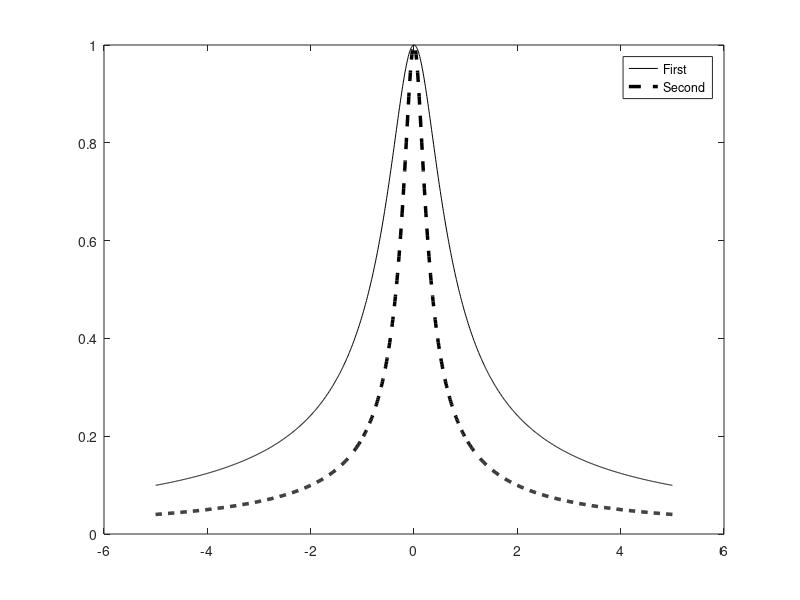
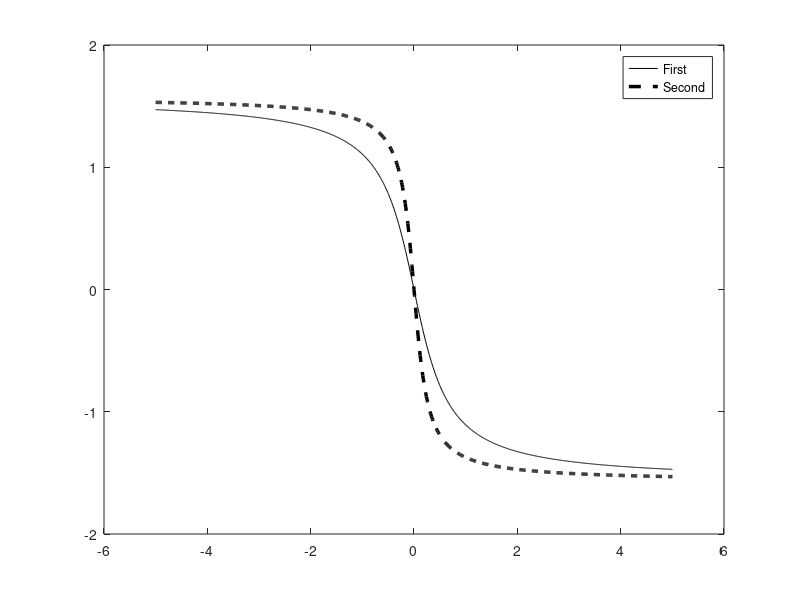

Write the MATLAB code that produced these figures, in order. (Note: this script raises an error after producing the figures.)
clear all; close all; clc;
%Задание 3.2
tau_K=[2,5];
K=(@(w,tau_K)1/(1+1j*w*tau_K));
W=[-5:1E-2:5];
for i=1:length(W)
    K1(i)=K(W(i),tau_K(1));K2(i)=K(W(i),tau_K(2));
end
figure
plot(W,abs(K1),'k-',W,abs(K2),'k--','LineWidth',2.5);
hleg=legend('First','Second');
figure
plot(W,angle(K1),'k-',W,angle(K2),'k--','LineWidth',2.5);
hleg=legend('First','Second');
h1=@(t)dirac(t);
h2=@(t,tau_K)(-1./tau_K).*exp(-t./tau_K).*heaviside(t);
h=@(t,tau_K)h1(t)+h2(t,tau_K);
t=[-5:1E-2:20];
for i=1:length(t)
    hh1(i)=h(t(i),tau_K(1));hh2(i)=h(t(i),tau_K(2));
end
figure
plot(t,hh1,'k-',t,hh2,'k--','LineWidth',2.5);
hleg=legend('First','Second');
KK=(@(w,tau_K)(1+integral(@(t)h2(t,tau_K).*exp(-1j.*w*t),0,20)));
for i=1:length(W)
    KK1(i)=KK(W(i),tau_K(1));KK2(i)=KK(W(i),tau_K(2));
end
figure
plot(W,abs(KK1),'k-',W,abs(KK2),'k--','LineWidth',2.5);
hleg=legend('First','Second');
S0=1;
s_input=@(t,tau_s)S0.*exp(-(t./tau_s).^2).*heaviside(t);
tau_s=[3,8];
for i=1:length(t)
    s1(i)=s_input(t(i),tau_s(1)),s2(i)=s_input(t(i),tau_s(2));
end
figure
plot(t,s1,'k-',t,s2,'k--','LineWidth',2.5);
hleg=legend('First','Second');
S_input=(@(w,tau_s)(integral(@(t)s_input(t,tau_s).*exp(-1j.*w.*t),0,20)));
for i=1:length(W)
    S1_input(i)=abs(S_input(W(i),tau_s(1)));
    S2_input(i)=abs(S_input(W(i),tau_s(2)));
end
figure
plot(W,S1_input,'k-',W,S2_input,'k--','LineWidth',2.5);
hleg=legend('First','Second');
S_output=@(w,tau_s,tau_K)S_input(w,tau_s).*K(w,tau_K);
for i=1:length(W)
    S1_output(i)=abs(S_output(W(i),tau_s(1),tau_K(1)));
    S2_output(i)=abs(S_output(W(i),tau_s(1),tau_K(2)));
end
figure
plot(W,S1_output,'k-',W,S2_output,'k--','LineWidth',2.5);
hleg=legend('First','Second');
s1_output=@(t,tau_s)s_input(t,tau_s);
s2_output=@(t,tau_s,tau_K)integral(@(tt)s_input(tt,tau_s).*h2(t-tt,tau_K),0,t);
s_output=@(t,tau_s,tau_K)s1_output(t,tau_s)+s2_output(t,tau_s,tau_K);
for i=1:length(t)
    ss1_input(i)=s_input(t(i),tau_s(1));
    ss1_output(i)=s_output(t(i),tau_s(1),tau_K(1));
    ss2_output(i)=s_output(t(i),tau_s(1),tau_K(2));
end
figure
plot(t,ss1_input,'k-',t,ss1_output,'k--',t,ss2_output,'k:','LineWidth',2.5);
hleg=legend('First','Second','Third');


